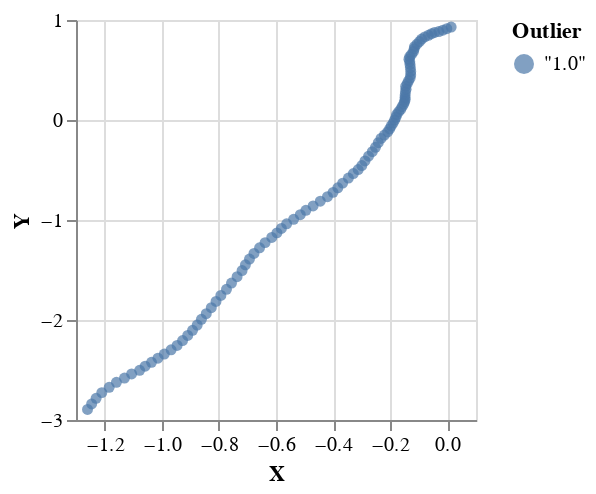

Notebook code cell kept with this figure:
### Code cell
s <- sampleIO $ prior $ mh 1000 $ P.toListM $ model observations

plotVega $ zip (head s) (Prelude.repeat $ T.pack $ show 1.0)

### Figure 1 — Vega-Lite specification as saved in the notebook (floating-point values rounded to 4 significant figures)
{"$schema": "https://vega.github.io/schema/vega-lite/v4.json", "data": {"values": [{"Outlier": "\"1.0\"", "X": 0.01314, "Y": 0.9295}, {"Outlier": "\"1.0\"", "X": -0.002214, "Y": 0.9132}, {"Outlier": "\"1.0\"", "X": -0.016, "Y": 0.8981}, {"Outlier": "\"1.0\"", "X": -0.03009, "Y": 0.8845}, {"Outlier": "\"1.0\"", "X": -0.04497, "Y": 0.875}, {"Outlier": "\"1.0\"", "X": -0.05535, "Y": 0.8632}, {"Outlier": "\"1.0\"", "X": -0.0668, "Y": 0.8471}, {"Outlier": "\"1.0\"", "X": -0.07921, "Y": 0.8301}, {"Outlier": "\"1.0\"", "X": -0.09026, "Y": 0.8097}, {"Outlier": "\"1.0\"", "X": -0.09804, "Y": 0.7846}, {"Outlier": "\"1.0\"", "X": -0.1066, "Y": 0.7584}, {"Outlier": "\"1.0\"", "X": -0.115, "Y": 0.7339}, {"Outlier": "\"1.0\"", "X": -0.1166, "Y": 0.7095}, {"Outlier": "\"1.0\"", "X": -0.1189, "Y": 0.684}, {"Outlier": "\"1.0\"", "X": -0.1258, "Y": 0.656}, {"Outlier": "\"1.0\"", "X": -0.132, "Y": 0.633}, {"Outlier": "\"1.0\"", "X": -0.1348, "Y": 0.6076}, {"Outlier": "\"1.0\"", "X": -0.132, "Y": 0.5854}, {"Outlier": "\"1.0\"", "X": -0.1309, "Y": 0.5551}, {"Outlier": "\"1.0\"", "X": -0.1297, "Y": 0.5216}, {"Outlier": "\"1.0\"", "X": -0.1285, "Y": 0.4858}, {"Outlier": "\"1.0\"", "X": -0.1285, "Y": 0.4504}, {"Outlier": "\"1.0\"", "X": -0.1305, "Y": 0.4195}, {"Outlier": "\"1.0\"", "X": -0.1361, "Y": 0.3901}, {"Outlier": "\"1.0\"", "X": -0.1408, "Y": 0.3631}, {"Outlier": "\"1.0\"", "X": -0.1462, "Y": 0.3359}, {"Outlier": "\"1.0\"", "X": -0.1447, "Y": 0.3083}, {"Outlier": "\"1.0\"", "X": -0.147, "Y": 0.2791}, {"Outlier": "\"1.0\"", "X": -0.1479, "Y": 0.2491}, {"Outlier": "\"1.0\"", "X": -0.1484, "Y": 0.2249}, {"Outlier": "\"1.0\"", "X": -0.1479, "Y": 0.204}, {"Outlier": "\"1.0\"", "X": -0.1502, "Y": 0.181}, {"Outlier": "\"1.0\"", "X": -0.1531, "Y": 0.1591}, {"Outlier": "\"1.0\"", "X": -0.1587, "Y": 0.1334}, {"Outlier": "\"1.0\"", "X": -0.1638, "Y": 0.1057}, {"Outlier": "\"1.0\"", "X": -0.1709, "Y": 0.08013}, {"Outlier": "\"1.0\"", "X": -0.1778, "Y": 0.0549}, {"Outlier": "\"1.0\"", "X": -0.1802, "Y": 0.02706}, {"Outlier": "\"1.0\"", "X": -0.185, "Y": -0.002114}, {"Outlier": "\"1.0\"", "X": -0.1903, "Y": -0.03115}, {"Outlier": "\"1.0\"", "X": -0.197, "Y": -0.06061}, {"Outlier": "\"1.0\"", "X": -0.2023, "Y": -0.08961}, {"Outlier": "\"1.0\"", "X": -0.2092, "Y": -0.1194}, {"Outlier": "\"1.0\"", "X": -0.2205, "Y": -0.1504}, {"Outlier": "\"1.0\"", "X": -0.2326, "Y": -0.1847}, {"Outlier": "\"1.0\"", "X": -0.242, "Y": -0.2273}, {"Outlier": "\"1.0\"", "X": -0.2518, "Y": -0.2728}, {"Outlier": "\"1.0\"", "X": -0.263, "Y": -0.3163}, {"Outlier": "\"1.0\"", "X": -0.2761, "Y": -0.3622}, {"Outlier": "\"1.0\"", "X": -0.2886, "Y": -0.4098}, {"Outlier": "\"1.0\"", "X": -0.2997, "Y": -0.4555}, {"Outlier": "\"1.0\"", "X": -0.3124, "Y": -0.4956}, {"Outlier": "\"1.0\"", "X": -0.3293, "Y": -0.5358}, {"Outlier": "\"1.0\"", "X": -0.3466, "Y": -0.5808}, {"Outlier": "\"1.0\"", "X": -0.3667, "Y": -0.6311}, {"Outlier": "\"1.0\"", "X": -0.3836, "Y": -0.678}, {"Outlier": "\"1.0\"", "X": -0.4003, "Y": -0.7237}, {"Outlier": "\"1.0\"", "X": -0.4198, "Y": -0.7672}, {"Outlier": "\"1.0\"", "X": -0.445, "Y": -0.812}, {"Outlier": "\"1.0\"", "X": -0.4701, "Y": -0.8594}, {"Outlier": "\"1.0\"", "X": -0.4953, "Y": -0.9027}, {"Outlier": "\"1.0\"", "X": -0.515, "Y": -0.9473}, {"Outlier": "\"1.0\"", "X": -0.5383, "Y": -0.9935}, {"Outlier": "\"1.0\"", "X": -0.5628, "Y": -1.038}, {"Outlier": "\"1.0\"", "X": -0.5812, "Y": -1.084}, {"Outlier": "\"1.0\"", "X": -0.5967, "Y": -1.129}, {"Outlier": "\"1.0\"", "X": -0.6149, "Y": -1.175}, {"Outlier": "\"1.0\"", "X": -0.6382, "Y": -1.226}, {"Outlier": "\"1.0\"", "X": -0.6576, "Y": -1.278}, {"Outlier": "\"1.0\"", "X": -0.6771, "Y": -1.334}, {"Outlier": "\"1.0\"", "X": -0.6929, "Y": -1.391}, {"Outlier": "\"1.0\"", "X": -0.7071, "Y": -1.448}, {"Outlier": "\"1.0\"", "X": -0.7188, "Y": -1.506}, {"Outlier": "\"1.0\"", "X": -0.7362, "Y": -1.567}, {"Outlier": "\"1.0\"", "X": -0.7557, "Y": -1.631}, {"Outlier": "\"1.0\"", "X": -0.7733, "Y": -1.693}, {"Outlier": "\"1.0\"", "X": -0.793, "Y": -1.754}, {"Outlier": "\"1.0\"", "X": -0.81, "Y": -1.814}, {"Outlier": "\"1.0\"", "X": -0.8265, "Y": -1.877}, {"Outlier": "\"1.0\"", "X": -0.8441, "Y": -1.937}, {"Outlier": "\"1.0\"", "X": -0.8611, "Y": -1.993}, {"Outlier": "\"1.0\"", "X": -0.8758, "Y": -2.051}, {"Outlier": "\"1.0\"", "X": -0.8921, "Y": -2.103}, {"Outlier": "\"1.0\"", "X": -0.909, "Y": -2.154}, {"Outlier": "\"1.0\"", "X": -0.927, "Y": -2.206}, {"Outlier": "\"1.0\"", "X": -0.9462, "Y": -2.254}, {"Outlier": "\"1.0\"", "X": -0.9672, "Y": -2.298}, {"Outlier": "\"1.0\"", "X": -0.991, "Y": -2.34}, {"Outlier": "\"1.0\"", "X": -1.013, "Y": -2.382}, {"Outlier": "\"1.0\"", "X": -1.036, "Y": -2.423}, {"Outlier": "\"1.0\"", "X": -1.058, "Y": -2.462}, {"Outlier": "\"1.0\"", "X": -1.077, "Y": -2.503}, {"Outlier": "\"1.0\"", "X": -1.105, "Y": -2.54}, {"Outlier": "\"1.0\"", "X": -1.13, "Y": -2.58}, {"Outlier": "\"1.0\"", "X": -1.159, "Y": -2.623}, {"Outlier": "\"1.0\"", "X": -1.184, "Y": -2.673}, {"Outlier": "\"1.0\"", "X": -1.21, "Y": -2.726}, {"Outlier": "\"1.0\"", "X": -1.23, "Y": -2.783}, {"Outlier": "\"1.0\"", "X": -1.245, "Y": -2.839}, {"Outlier": "\"1.0\"", "X": -1.26, "Y": -2.894}]}, "encoding": {"color": {"field": "Outlier"}, "x": {"field": "X", "type": "quantitative"}, "y": {"field": "Y", "type": "quantitative"}}, "height": 200, "mark": "circle", "width": 200}
